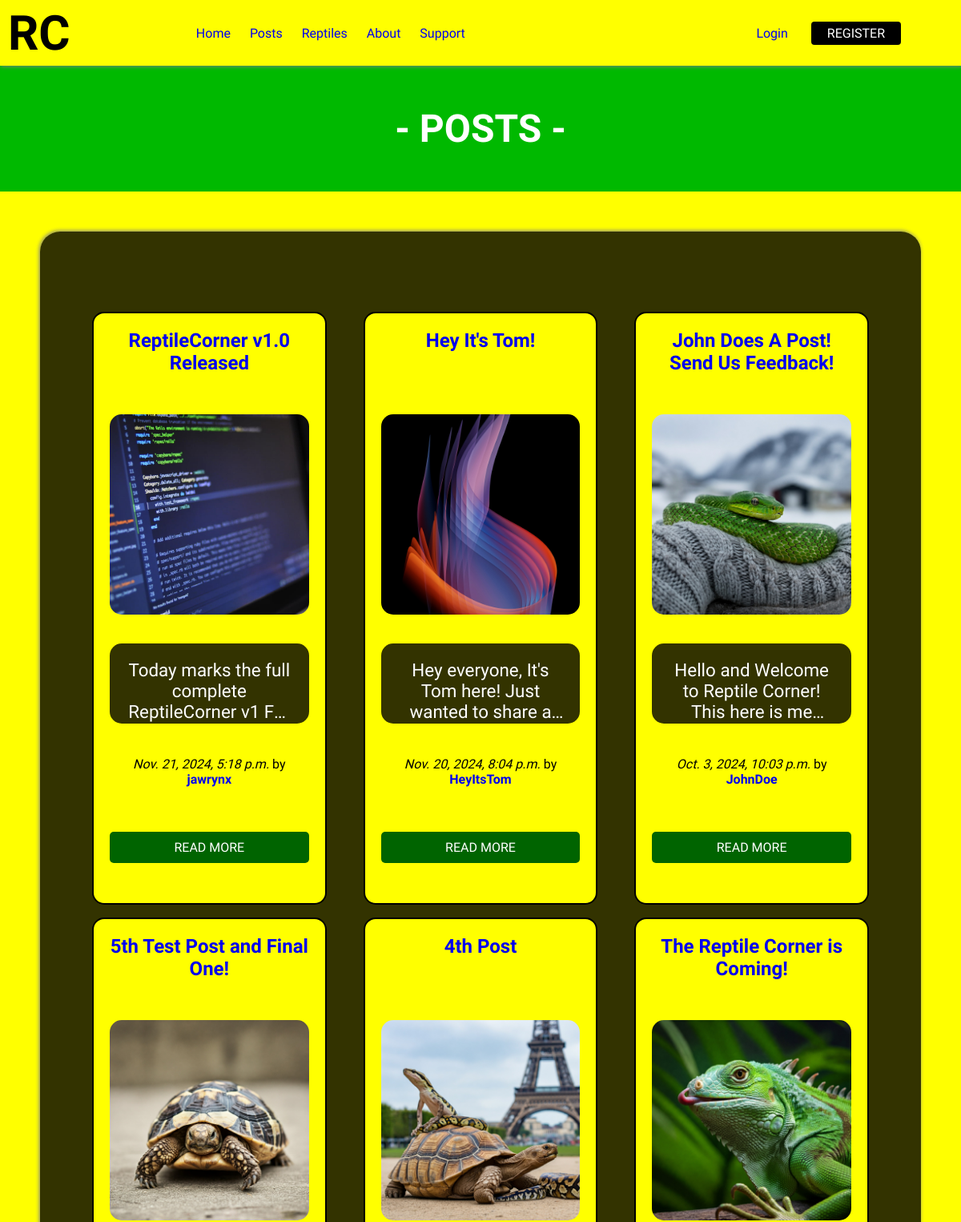
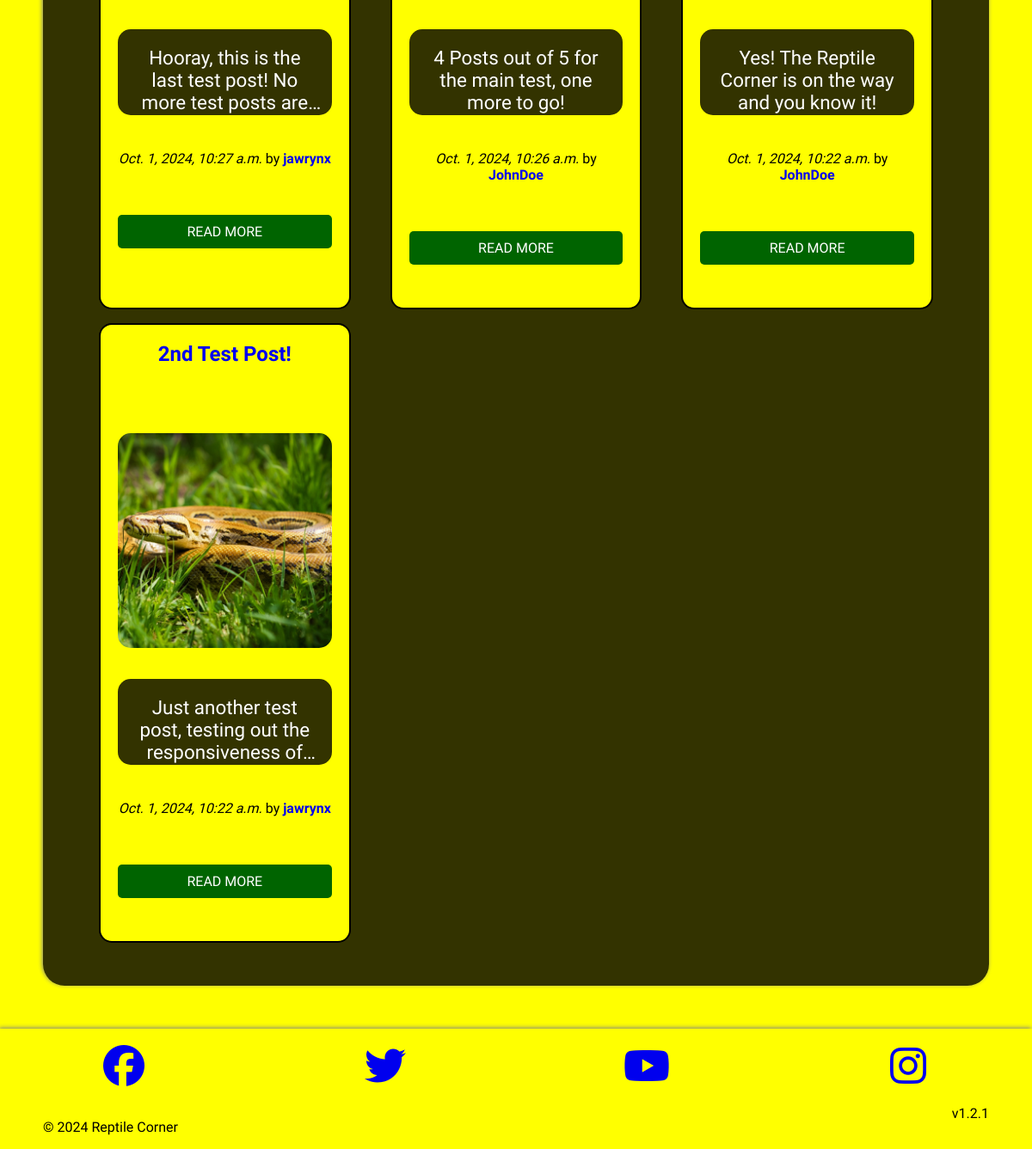
/posts/, run on the app's committed database (2 pictures, top to bottom).
### posts/models.py (models this page shows, shortened)
class Post(models.Model):
    title = models.CharField(max_length=75)
    body = models.TextField()
    slug = models.SlugField(max_length=75)
    date = models.DateTimeField(auto_now_add=True)
    image = models.ImageField(blank=True)
    author = models.ForeignKey(User, on_delete=models.CASCADE, default=None)

### posts/views.py (the view)
# urls.py: path('', views.posts_list, name="list"),
def posts_list(request):
    posts = Post.objects.all().order_by('-date')
    return render(request, 'posts/posts_list.html', { 'posts': posts })

### posts/templates/posts/posts_list.html (shortened to what this page needs)
{% extends 'layout.html' %}
{% block content %}
    <h1 class="page-title">- POSTS -</h1>
    <div class="posts-container">
    <section class="grid posts-list">
        {% for post in posts %}
        <article class="col-12 col-md-6 col-lg-4 col-xl-3 post">
            <div class="grid">
            <h2 class="col-12">
                <a href="{% url 'posts:page' slug=post.slug %}">
                    {{ post.title }}
                </a>
            </h2>
            <a href="{% url 'posts:page' slug=post.slug %}" class="col-12" >
                {% if post.image %}
                    <img class="image list-image" src="{{ post.image.url }}" alt="{{ post.title }}">
                {% endif %}
            </a>
            <p class="body-field body-short col-12">{{ post.body }}</p>
            <p class="date-stamp col-12">
                <em>{{ post.date }}</em> by
                <a href="../profile/{{ post.author }}">
                    <strong>{{ post.author }}</strong>
                </a>
            </p>
            <a href="{% url 'posts:page' slug=post.slug %}" class="read-more col-12">READ MORE</a>
            </div>
        </article>
    {% endfor %}
    </section>
</div>
{% endblock %}

### static/css/style.css (style rules this page uses)
* { box-sizing: border-box; padding: 0; margin: 0; }
body { font-family: 'Ubuntu'; color: black; background-color: yellow; overflow-x: hidden; }
a { text-decoration: none; }
.page-title { padding: 50px; font-size: 3rem; font-weight: bolder; color: white; text-align: center; background-color: rgba(0, 185, 0); text-transform: uppercase; }
.posts-container { background-color: rgba(0,0,0,0.8); border-radius: 25px; box-shadow: -1px -1px 5px 0px gray; height: 100%; padding-top: 50px; margin: 50px; text-align: center; }
.posts-list { align-items: center; width: 100%; text-align: center; }
.list-image { min-height: 250px; max-height: 250px; height: 100%; object-fit: cover; }
.post { background-color: yellow; align-content: center; max-width: 800px; border: 2px solid black; border-radius: 15px; margin: 15px 15px; padding: 20px; }
.post p { overflow: hidden; text-overflow: ellipsis; display: -webkit-box; -webkit-line-clamp: 3; -webkit-box-orient: vertical; display: -webkit-box; display: -moz-box; display: box; line-clamp: 3; box-orient: vertical; }
.post h2 { margin-bottom: 20px; }
.image { width: 100%; border-radius: 15px; margin-bottom: 20px; }
.date-stamp { margin: 25px 0; }
.read-more { display: inline-block; padding: 10px 20px; background-color: darkgreen; color: white; border: none; border-radius: 5px; text-decoration: none; margin-top: 15px; transition: background-color 0.3s ease; bottom: 0; }
.body-field { background-color: rgba(0, 0, 0, 0.8); border-radius: 15px; padding: 20px; color: white; }
.body-short { max-height: 75px; height: 100%; }
@media screen and (min-width: 500px) { .posts-list { padding: 50px; } }
@media screen and (min-width: 768px) { .body-field, #post-info p { font-size: 1.4rem; } }
@media screen and (min-width: 768px) { .body-short { max-height: 100px; } }
@media screen and (min-width: 992px) { .post { overflow: hidden; max-height: 900px; height: 100%; transition: 0.3s ease-in-out; display: flex; flex-direction: column; align-items: center; } }
@media screen and (min-width: 992px) { .post h2 { min-height: 70px; } }
@media screen and (min-width: 992px) { .post img { display: block; max-width: 100%; } }
@media screen and (min-width: 992px) { .post .body-field { min-height: 60px; } }

### static/css/grid_classes.css (style rules this page uses)
.grid { display: grid; grid-template-columns: repeat(12, 1fr); gap: 1rem; }
.col-12 { grid-column: span 12; }
@media (min-width: 768px) { .col-md-6 { grid-column: span 6; } }
@media (min-width: 992px) { .col-lg-4 { grid-column: span 4; } }

### data on the page
Post: title "ReptileCorner v1.0 Released", image (picture), body "Today marks the full complete ReptileCorner v1…", date "Nov. 21, 2024, 5:18 p.m.", author "jawrynx"
Post: title "Hey It's Tom!", image (picture), body "Hey everyone, It's Tom here! Just wanted to share…", date "Nov. 20, 2024, 8:04 p.m.", author "HeyItsTom"
Post: title "John Does A Post! Send Us Feedback!", image (picture), body "Hello and Welcome to Reptile Corner! This here is…", date "Oct. 3, 2024, 10:03 p.m.", author "JohnDoe"
Post: title "5th Test Post and Final One!", image (picture), body "Hooray, this is the last test post! No more test posts…", date "Oct. 1, 2024, 10:27 a.m.", author "jawrynx"
Post: title "4th Post", image (picture), body "4 Posts out of 5 for the main test, one more to go!", date "Oct. 1, 2024, 10:26 a.m.", author "JohnDoe"
Post: title "The Reptile Corner is Coming!", image (picture), body "Yes! The Reptile Corner is on the way and you know it!", date "Oct. 1, 2024, 10:22 a.m.", author "JohnDoe"
Post: title "2nd Test Post!", image (picture), body "Just another test post, testing out the responsiveness…", date "Oct. 1, 2024, 10:22 a.m.", author "jawrynx"
